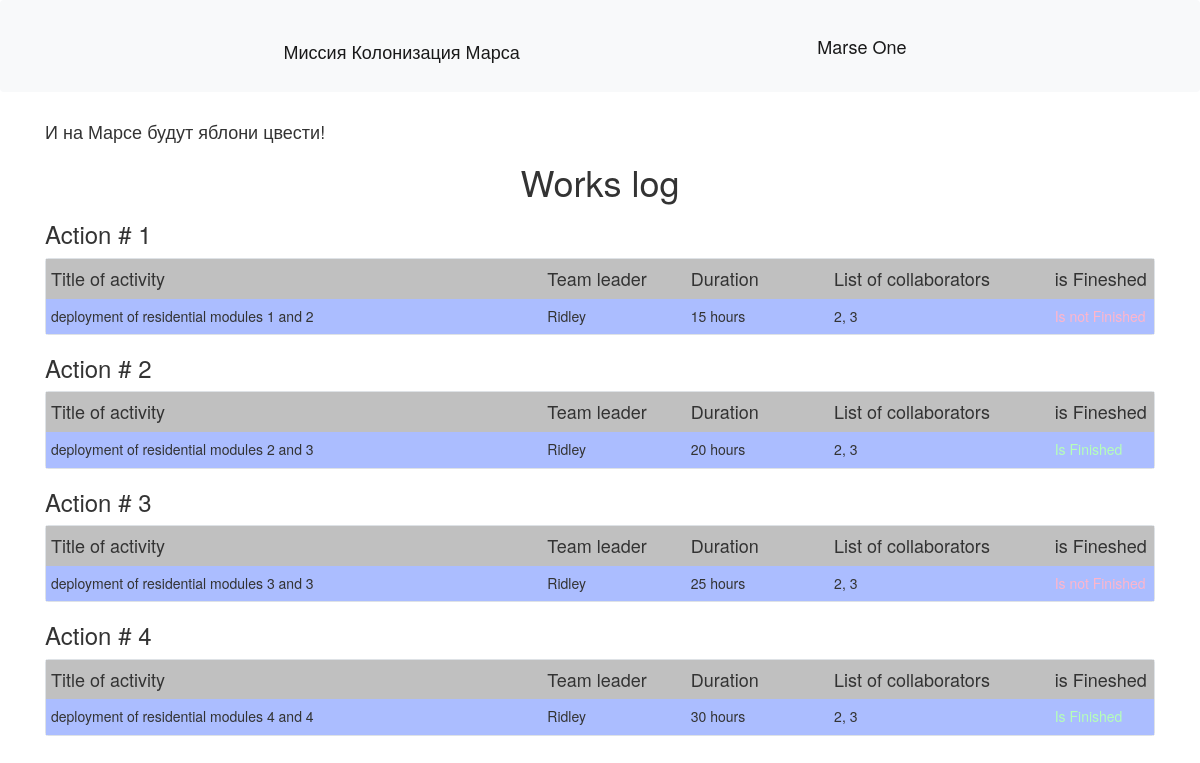
The page / on the database its author committed.
### data/jobs.py (models this page shows)
class Jobs(SqlAlchemyBase):
    __tablename__ = 'jobs'
    id = sqlalchemy.Column(sqlalchemy.Integer, primary_key=True, autoincrement=True)
    team_leader = sqlalchemy.Column(sqlalchemy.Integer, sqlalchemy.ForeignKey("users.id"))
    job = sqlalchemy.Column(sqlalchemy.String)
    work_size = sqlalchemy.Column(sqlalchemy.Integer)
    collaborators = sqlalchemy.Column(sqlalchemy.String)
    start_date = sqlalchemy.Column(sqlalchemy.String, default=datetime.datetime.now)
    end_date = sqlalchemy.Column(sqlalchemy.String, default=None)
    is_finished = sqlalchemy.Column(sqlalchemy.Boolean, default=False)
    user = orm.relationship('User', backref='posts')

### data/users.py (models this page shows, shortened)
class User(SqlAlchemyBase):
    __tablename__ = 'users'
    id = sqlalchemy.Column(sqlalchemy.Integer, primary_key=True, autoincrement=True)
    surname = sqlalchemy.Column(sqlalchemy.String)
    name = sqlalchemy.Column(sqlalchemy.String)
    age = sqlalchemy.Column(sqlalchemy.Integer)
    position = sqlalchemy.Column(sqlalchemy.String)
    speciality = sqlalchemy.Column(sqlalchemy.String)
    address = sqlalchemy.Column(sqlalchemy.String)
    email = sqlalchemy.Column(sqlalchemy.String, unique=True)
    hashed_password = sqlalchemy.Column(sqlalchemy.String, nullable=True)
    modified_date = sqlalchemy.Column(sqlalchemy.DateTime, default=datetime.datetime.now)

### server.py (the view)
@app.route("/")
def index():
    db_sess = db_session.create_session()
    jobs = db_sess.query(Jobs).all()
    return render_template("index.html", jobs=jobs)

### data/db_session.py (called while the page is built)
def create_session() -> Session:
    global __factory
    return __factory()

### templates/index.html
{% extends "base.html" %}
{% block content %}
<h1 style="text-align: center;">Works log</h1>
{% for item in jobs%}
<h3>Action # {{item.id}}</h3>
<div class="col-md6 border rounded">
    <div class="top">
        <h4 style="min-width: 45%;">Title of activity</h4>
        <h4 style="min-width: 13%;">Team leader</h4>
        <h4 style="min-width: 13%;">Duration</h4>
        <h4 style="min-width: 20%;">List of collaborators</h4>
        <h4 style="min-width: 13%;">is Fineshed</h4>
    </div>
    <div class="content">
        <h5 style="min-width: 45%;">{{ item.job }}</h5>
        <h5 style="min-width: 13%;">{{ item.user.name }}</h5>
        <h5 style="min-width: 13%;">{{ item.work_size }} hours</h5>
        <h5 style="min-width: 20%;">{{ item.collaborators }}</h5>
        {% if item.is_finished == 0 %}
            <h5 style="min-width: 13%; color: #ffb5cb">Is not Finished</h5>
        {% else %}
            <h5 style="min-width: 13%; color: #b5ffb8">Is Finished</h5>
        {% endif %}
    </div>
</div>
{% endfor %}
{% endblock %}

### templates/base.html (shortened to what this page needs)
<!doctype html>
<html lang="en">
<head>
    <link rel="stylesheet"
          href="https://stackpath.bootstrapcdn.com/bootstrap/4.4.1/css/bootstrap.min.css"
>
    <link rel="stylesheet" href="{{url_for('static', filename='style.css')}}">
    <link rel="stylesheet" href="https://maxcdn.bootstrapcdn.com/bootstrap/3.4.1/css/bootstrap.min.css">
</head>
<body>
<header>
    <nav class="navbar navbar-light bg-light">
        <h1 class="navbar-brand"> Миссия Колонизация Марса</h1>
        <div class="navbar-brand"> Marse One</div>
    </nav>
</header>
<main role="main" class="container">
    <h4>И на Марсе будут яблони цвести!</h4>
    {% block content %}{% endblock %}
</main>
</body>
</html>

### static/style.css (style rules this page uses)
.top { background-color: Silver; display: flex; flex-direction: row; padding-left: 5px; }
.content { background-color: #abbdff; display: flex; flex-direction: row; padding-left: 5px; }

### rows shown on the page
Jobs: id "1", job "deployment of residential modules 1 and 2", user.name "Ridley", work_size "15", collaborators "2, 3"
Jobs: id "2", job "deployment of residential modules 2 and 3", user.name "Ridley", work_size "20", collaborators "2, 3", is_finished "Is Finished"
Jobs: id "3", job "deployment of residential modules 3 and 3", user.name "Ridley", work_size "25", collaborators "2, 3"
Jobs: id "4", job "deployment of residential modules 4 and 4", user.name "Ridley", work_size "30", collaborators "2, 3", is_finished "Is Finished"
